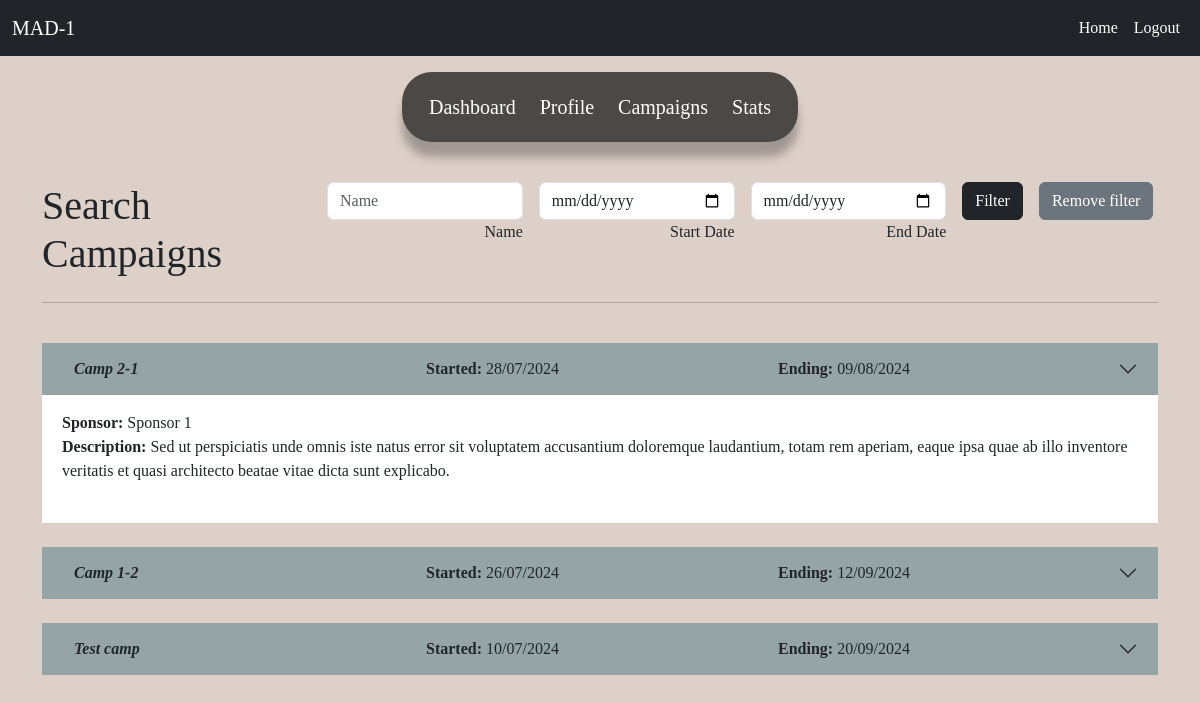
Page /influencer/search_campaigns (signed in) on the committed database.
### website/models.py (models this page shows)
class Campaign(db.Model):
    __tablename__ = 'campaign'
    id = db.Column(db.Integer, primary_key=True)
    name = db.Column(db.String(150), nullable=False)
    description = db.Column(db.Text, nullable=False)
    start_date = db.Column(db.Date, nullable=False)
    end_date = db.Column(db.Date, nullable=False)
    budget = db.Column(db.Float, nullable=False)
    visibility = db.Column(db.String(50), nullable=False)
    flagged = db.Column(db.String(5),nullable=False)
    sponsor_id = db.Column(db.Integer, db.ForeignKey('sponsor.id'))
    sponsor = db.relationship('Sponsor', back_populates='campaigns')
    ad_requests = db.relationship('AdRequest', back_populates='campaign')

class Sponsor(db.Model):
    __tablename__ = 'sponsor'
    id = db.Column(db.Integer, db.ForeignKey('user.id'), primary_key=True)
    name = db.Column(db.String(150), nullable=False)
    industry = db.Column(db.String(100), nullable=False)
    budget = db.Column(db.Float, nullable=False)
    total_spent = db.Column(db.Float, nullable=True)
    user = db.relationship('User', back_populates='sponsor')
    campaigns = db.relationship('Campaign', back_populates='sponsor')
    negotiations = db.relationship('Negotiation', back_populates='sponsor')

### website/views.py (the view, shortened to what this page needs)
@views.route('/influencer/search_campaigns', methods=['GET','POST'])
@login_required
def search_campaigns():
    influencer = Influencer.query.get(current_user.id)
    query = Campaign.query
    query = query.filter_by(visibility='Public',flagged='False')
    query = query.filter(Campaign.end_date > datetime.now().date())
    query = query.filter(Campaign.ad_requests.any())
    campaigns = query.limit(10).all()
    return render_template('search_campaigns.html', user=current_user, campaigns=campaigns,influencer=influencer)

### website/__init__.py (called while the page is built)
def create_app():
    myapp = Flask(__name__)
    myapp.config['SECRET_KEY'] = 'mysecretkey'
    myapp.config['SQLALCHEMY_DATABASE_URI'] = 'sqlite:///database.sqlite3'
    db.init_app(myapp)
    api.init_app(myapp)
    from .auth import auth
    from .views import views
    myapp.register_blueprint(views,url_prefix = '/')
    myapp.register_blueprint(auth,url_prefix = '/auth')
    with myapp.app_context():
        db.create_all()
    login_manager = LoginManager()
    login_manager.login_view = 'views.home'
    login_manager.init_app(myapp)
    @login_manager.user_loader
    def load_user(user_id):
        return User.query.get(int(user_id))
    return myapp

### website/templates/search_campaigns.html (shortened to what this page needs)
{% extends 'base.html' %}
{% block content %}
    <div class="container-fluid">
        <div class="row justify-content-center">
            <nav id="sponsor_navbar" class="navbar navbar-expand-lg mt-2" >
                <div class="container-fluid">
                    <div class="collapse navbar-collapse justify-content-center" id="navbarCenteredExample">
                        <ul class="nav-links">
                            <li><a href="{{ url_for('views.influencer_dashboard') }}">Dashboard</a></li>
                            <li class="center"><a href="{{ url_for('views.influencer_profile') }}">Profile</a></li>
                            <li class="upward"><a href="{{ url_for('views.influencer_campaigns') }}">Campaigns</a></li>
                            <li class="forward"><a href="{{ url_for('views.influencer_stats') }}">Stats</a></li>
                        </ul>
                    </div>
                </div>
            </nav>
        </div>
        <div class="container mt-3">
            <div class="row">
                <div class="col-md-3">
                    <h1>Search Campaigns</h1>
                </div>
                <div class="col-md-9 align-item-right">
                      <form class="row gx-3 gy-2 text-right"  action="{{ url_for('views.search_campaigns') }}" method="post">
                        <div class="col-sm-3">
                            <input type="text" name="name" class="form-control" id="name" placeholder="Name">
                            <label class="form-label" for="name">Name</label>
                        </div>
                        <div class="col-sm-3">
                            <input type="date" class="form-control" id="startdate" placeholder="Start Date" name="start_date">
                            <label class="form-label" for="startdate">Start Date</label>
                        </div>
                        <div class="col-sm-3">
                            <input type="date" class="form-control" id="enddate" placeholder="End Date" name="end_date">
                            <label class="form-label" for="enddate">End Date</label>
                        </div>
                        <div class="col-auto">
                            <button type="submit" class="btn btn-dark">Filter</button>
                        </div>
                        <div class="col-auto">
                            <a href="{{ url_for('views.search_campaigns') }}"><button type="submit" class="btn btn-secondary">Remove filter</button></a>
                        </div>
                    </form>
                 </div>
            </div>
            <hr>
            <br>
            {% if campaigns %}
                {% for campaign in campaigns %}
                {% if campaign.sponsor.user.flagged == 'False' %}
                <div class="accordion accordion-flush">
                    <div class="accordion-item">
                    <h2 class="accordion-header" id="flush-headingOne">
                        <button class="accordion-button collapsed" type="button" data-bs-toggle="collapse" data-bs-target="#{{ campaign.id }}" aria-expanded="false" aria-controls="flush-collapseOne">
                            <div class="container">
                                <div class="row">
                                    <div class="col-4">
                                        <strong><em>{{ campaign.name }}</em></strong>
                                    </div>
                                    <div class="col-4">
                                      <strong>Started:</strong> {{ campaign.start_date.strftime('%d/%m/%Y') }}
                                    </div>
                                    <div class="col-4">
                                      <strong>Ending:</strong> {{ campaign.end_date.strftime('%d/%m/%Y') }}
                                    </div>
                                </div>
                            </div>
                        </button>
                    </h2>
                    <div id="{{ campaign.id }}" class="accordion-collapse collapse {% if loop.index == 1 %}{{ 'show' }}{% endif %}" aria-labelledby="flush-headingOne">
                        <div class="accordion-body">
                            <strong>Sponsor:</strong> {{ campaign.sponsor.name }}
                            <div class="row">
                                <div class="col">
                                    <strong>Description:</strong> {{ campaign.description }}
                                </div>
                            </div>
                            <br>
                        </div>
                    </div>
                    </div>
                </div>
                <br>
                {% endif %}
                {% endfor %}
            {% else %}
                <h4><em>No Campaigns Found</em></h4>
            {% endif %}
        </div>
    </div>
{% endblock %}

### website/static/css/style.css (style rules this page uses)
body { margin: 0; padding-top: 56px; font-family: 'Times New Roman', serif; background-color: rgb(221, 208, 200); }
a { color: rgb(92 94 96); text-decoration-line: none; }
.text-right { text-align: right; }
.nav-links { display: flex; align-items: center; background: #000000a7; padding: 20px 15px; border-radius: 30px; box-shadow: 0 15px 10px rgba(0, 0, 0, 0.273); }
.nav-links li { list-style: none; margin: 0 12px; }
.nav-links li a { position: relative; color: #333; font-size: 20px; font-weight: 500; padding: 6px 0; text-decoration: none; color: #fff; }
.nav-links li a:before { content: ''; position: absolute; bottom: 0; left: 0; height: 3px; width: 0%; background: #000000; border-radius: 12px; transition: all 0.4s ease; }
.nav-links li.center a:before { left: 50%; transform: translateX(-50%); }
.nav-links li.upward a:before { width: 100%; bottom: -5px; opacity: 0; }
.nav-links li.forward a:before { width: 100%; transform: scaleX(0); transform-origin: right; transition: transform 0.4s ease; }
.form-control { height: max-content; }

### rows in the picture
Campaign: name "Camp 2-1", start_date "28/07/2024", end_date "09/08/2024", sponsor.name "Sponsor 1", description "Sed ut perspiciatis unde omnis iste natus error sit voluptatem accusantium doloremque laudantium, totam rem aperiam, eaque ipsa quae ab illo inventore veritatis et quasi architecto beatae vitae dicta sunt explicabo."
Campaign: name "Camp 1-2", start_date "26/07/2024", end_date "12/09/2024"
Campaign: name "Test camp", start_date "10/07/2024", end_date "20/09/2024"
